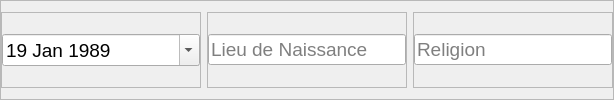
                              <widget class="QFrame" name="frame_14">
                               <property name="frameShape">
                                <enum>QFrame::StyledPanel</enum>
                               </property>
                               <property name="frameShadow">
                                <enum>QFrame::Raised</enum>
                               </property>
                               <layout class="QHBoxLayout" name="horizontalLayout_26">
                                <property name="leftMargin">
                                 <number>0</number>
                                </property>
                                <property name="rightMargin">
                                 <number>0</number>
                                </property>
                                <item>
                                 <widget class="QFrame" name="frame_24">
                                  <property name="minimumSize">
                                   <size>
                                    <width>200</width>
                                    <height>0</height>
                                   </size>
                                  </property>
                                  <property name="frameShape">
                                   <enum>QFrame::StyledPanel</enum>
                                  </property>
                                  <property name="frameShadow">
                                   <enum>QFrame::Raised</enum>
                                  </property>
                                  <layout class="QVBoxLayout" name="verticalLayout_29">
                                   <property name="leftMargin">
                                    <number>0</number>
                                   </property>
                                   <property name="rightMargin">
                                    <number>0</number>
                                   </property>
                                   <item>
                                    <widget class="QDateEdit" name="date_de_naissance">
                                     <property name="minimumSize">
                                      <size>
                                       <width>0</width>
                                       <height>25</height>
                                      </size>
                                     </property>
                                     <property name="font">
                                      <font>
                                       <pointsize>14</pointsize>
                                      </font>
                                     </property>
                                     <property name="wrapping">
                                      <bool>true</bool>
                                     </property>
                                     <property name="calendarPopup">
                                      <bool>true</bool>
                                     </property>
                                     <property name="currentSectionIndex">
                                      <number>0</number>
                                     </property>
                                     <property name="timeSpec">
                                      <enum>Qt::UTC</enum>
                                     </property>
                                     <property name="date">
                                      <date>
                                       <year>1989</year>
                                       <month>1</month>
                                       <day>19</day>
                                      </date>
                                     </property>
                                    </widget>
                                   </item>
                                  </layout>
                                 </widget>
                                </item>
                                <item>
                                 <widget class="QFrame" name="frame_25">
                                  <property name="minimumSize">
                                   <size>
                                    <width>200</width>
                                    <height>25</height>
                                   </size>
                                  </property>
                                  <property name="frameShape">
                                   <enum>QFrame::StyledPanel</enum>
                                  </property>
                                  <property name="frameShadow">
                                   <enum>QFrame::Raised</enum>
                                  </property>
                                  <layout class="QVBoxLayout" name="verticalLayout_30">
                                   <property name="leftMargin">
                                    <number>0</number>
                                   </property>
                                   <property name="rightMargin">
                                    <number>0</number>
                                   </property>
                                   <item>
                                    <widget class="QLineEdit" name="lieu_de_naissance">
                                     <property name="minimumSize">
                                      <size>
                                       <width>0</width>
                                       <height>25</height>
                                      </size>
                                     </property>
                                     <property name="font">
                                      <font>
                                       <pointsize>14</pointsize>
                                      </font>
                                     </property>
                                     <property name="placeholderText">
                                      <string>Lieu de Naissance</string>
                                     </property>
                                    </widget>
                                   </item>
                                  </layout>
                                 </widget>
                                </item>
                                <item>
                                 <widget class="QFrame" name="frame_26">
                                  <property name="minimumSize">
                                   <size>
                                    <width>200</width>
                                    <height>0</height>
                                   </size>
                                  </property>
                                  <property name="frameShape">
                                   <enum>QFrame::StyledPanel</enum>
                                  </property>
                                  <property name="frameShadow">
                                   <enum>QFrame::Raised</enum>
                                  </property>
                                  <layout class="QVBoxLayout" name="verticalLayout_31">
                                   <property name="leftMargin">
                                    <number>0</number>
                                   </property>
                                   <property name="rightMargin">
                                    <number>0</number>
                                   </property>
                                   <item>
                                    <widget class="QLineEdit" name="religion">
                                     <property name="minimumSize">
                                      <size>
                                       <width>0</width>
                                       <height>25</height>
                                      </size>
                                     </property>
                                     <property name="font">
                                      <font>
                                       <pointsize>14</pointsize>
                                      </font>
                                     </property>
                                     <property name="placeholderText">
                                      <string>Religion</string>
                                     </property>
                                    </widget>
                                   </item>
                                  </layout>
                                 </widget>
                                </item>
                               </layout>
                              </widget>
